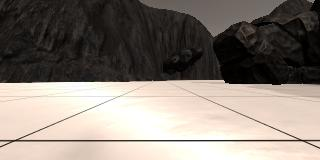
#> input picture calibration_images/example_grid1.jpg, 320 x 160 px
$ jupyter execute --allow-errors Rover_Project_Test_Notebook.ipynb   (shell and % lines are left out)   (older library calls are emulated)
#> lines starting #> are read from the running program, lines starting #| are printed output that depends on the picture; after the words box and inside, x2 and y2 are one past the last pixel; in counts of white or black regions, pixels touching at a corner belong together
## Rover Project Test Notebook
This notebook contains the functions from the lesson and provides the scaffolding you need to test out your mapping methods.  The steps you need to complete in this notebook for the project are the following:

* First just run each of the cells in the notebook, examine the code and the results of each.
* Run the simulator in "Training Mode" and record some data. Note: the simulator may crash if you try to record a large (longer than a few minutes) dataset, but you don't need a ton of data, just some example images to work with.
* Change the data directory path (2 cells below) to be the directory where you saved data
* Test out the functions provided on your data
* Write new functions (or modify existing ones) to report and map out detections of obstacles and rock samples (yellow rocks)
* Populate the `process_image()` function with the appropriate steps/functions to go from a raw image to a worldmap.
* Run the cell that calls `process_image()` using `moviepy` functions to create video output
* Once you have mapping working, move on to modifying `perception.py` and `decision.py` to allow your rover to navigate and map in autonomous mode!

**Note: If, at any point, you encounter frozen display windows or other confounding issues, you can always start again with a clean slate by going to the "Kernel" menu above and selecting "Restart & Clear Output".**

**Run the next cell to get code highlighting in the markdown cells.**

[cell 1]
#%matplotlib qt
# Choose %matplotlib qt to plot to an interactive window (note it may show up behind your browser)
# Make some of the relevant imports
import cv2 # OpenCV for perspective transform
import numpy as np
import matplotlib.image as mpimg
import matplotlib.pyplot as plt
import scipy.misc # For saving images as needed
import glob  # For reading in a list of images from a folder
import imageio
#> (the rest of this cell did not finish here and is left out)

## Quick Look at the Data
There's some example data provided in the `test_dataset` folder.  This basic dataset is enough to get you up and running but if you want to hone your methods more carefully you should record some data of your own to sample various scenarios in the simulator.

Next, read in and display a random image from the `test_dataset` folder

[cell 2]
path = '../roversim/IMG/*'
img_list = glob.glob(path)
# Grab a random image and display it
#> (the rest of this cell did not finish here and is left out)

## Calibration Data
Read in and display example grid and rock sample calibration images.  You'll use the grid for perspective transform and the rock image for creating a new color selection that identifies these samples of interest.

[cell 3]
# In the simulator you can toggle on a grid on the ground for calibration
# You can also toggle on the rock samples with the 0 (zero) key.
# Here's an example of the grid and one of the rocks
example_grid = '../calibration_images/example_grid1.jpg'
example_rock = '../calibration_images/example_rock1.jpg'
grid_img = mpimg.imread(example_grid)
#> grid_img is the input picture: shape (160, 320, 3); mean R, G, B 135.1, 126.3, 118.3
rock_img = mpimg.imread(example_rock)
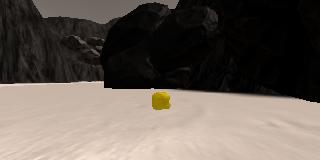
#> input picture calibration_images/example_rock1.jpg, 320 x 160 px
#> rock_img is the input picture: shape (160, 320, 3); mean R, G, B 102.3, 93, 85.2

fig = plt.figure(figsize=(12,3))
plt.subplot(121)
plt.imshow(grid_img)
plt.subplot(122)
plt.imshow(rock_img)
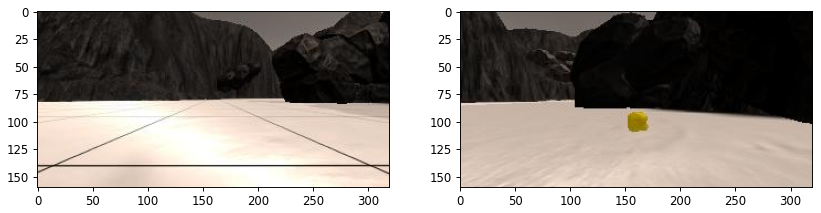
#> figure drawn by matplotlib, 2 panels

## Perspective Transform

Define the perspective transform function from the lesson and test it on an image.

[cell 4]
# Define a function to perform a perspective transform
# I've used the example grid image above to choose source points for the
# grid cell in front of the rover (each grid cell is 1 square meter in the sim)
# Define a function to perform a perspective transform
def perspect_transform(img, src, dst):

    M = cv2.getPerspectiveTransform(src, dst)
    warped = cv2.warpPerspective(img, M, (img.shape[1], img.shape[0]))# keep same size as input image
    mask = cv2.warpPerspective(np.ones_like(img[:,:,0]), M, (img.shape[1], img.shape[0]))
    return warped, mask


# Define calibration box in source (actual) and destination (desired) coordinates
# These source and destination points are defined to warp the image
# to a grid where each 10x10 pixel square represents 1 square meter
# The destination box will be 2*dst_size on each side
dst_size = 5
# Set a bottom offset to account for the fact that the bottom of the image
# is not the position of the rover but a bit in front of it
# this is just a rough guess, feel free to change it!
bottom_offset = 6
source = np.float32([[14, 140], [301 ,140],[200, 96], [118, 96]])
destination = np.float32([[grid_img.shape[1]/2 - dst_size, grid_img.shape[0] - bottom_offset],
                  [grid_img.shape[1]/2 + dst_size, grid_img.shape[0] - bottom_offset],
                  [grid_img.shape[1]/2 + dst_size, grid_img.shape[0] - 2*dst_size - bottom_offset],
                  [grid_img.shape[1]/2 - dst_size, grid_img.shape[0] - 2*dst_size - bottom_offset],
                  ])
warped, mask = perspect_transform(grid_img, source, destination)
#> in perspect_transform, `warped = cv2.warpPerspective(img, M, (img.shape[1], img.shape[0]))# ke..`:
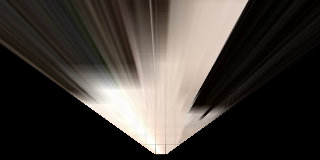
#> warped: shape (160, 320, 3); mean R, G, B 66.2, 60.8, 55.9
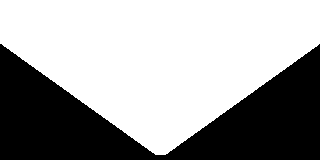
#> mask: shape (160, 320); values 0 (black) and 1 (white), 63.2% white; 1 black region, box (x1, y1, x2, y2) and area: (0, 44, 320, 160) 18862
plt.imshow(warped)
#scipy.misc.imsave('../output/warped_example.jpg', warped)

## Color Thresholding
Define the color thresholding function from the lesson and apply it to the warped image

**TODO:** Ultimately, you want your map to not just include navigable terrain but also obstacles and the positions of the rock samples you're searching for.  Modify this function or write a new function that returns the pixel locations of obstacles (areas below the threshold) and rock samples (yellow rocks in calibration images), such that you can map these areas into world coordinates as well.
**Hints and Suggestion:**
* For obstacles you can just invert your color selection that you used to detect ground pixels, i.e., if you've decided that everything above the threshold is navigable terrain, then everthing below the threshold must be an obstacle!

* For rocks, think about imposing a lower and upper boundary in your color selection to be more specific about choosing colors.  You can investigate the colors of the rocks (the RGB pixel values) in an interactive matplotlib window to get a feel for the appropriate threshold range (keep in mind you may want different ranges for each of R, G and B!).  Feel free to get creative and even bring in functions from other libraries.  Here's an example of [color selection](http://opencv-python-tutroals.readthedocs.io/en/latest/py_tutorials/py_imgproc/py_colorspaces/py_colorspaces.html) using OpenCV.

* **Beware However:** if you start manipulating images with OpenCV, keep in mind that it defaults to `BGR` instead of `RGB` color space when reading/writing images, so things can get confusing.

[cell 5]
# Identify pixels above the threshold
# Threshold of RGB > 160 does a nice job of identifying ground pixels only
def color_thresh(img, rgb_thresh=(160, 160, 160)):
    # Create an array of zeros same xy size as img, but single channel
    color_select = np.zeros_like(img[:,:,0])
    # Require that each pixel be above all three threshold values in RGB
    # above_thresh will now contain a boolean array with "True"
    # where threshold was met

    above_thresh = (img[:,:,0] > rgb_thresh[0]) \
                & (img[:,:,1] > rgb_thresh[1]) \
                & (img[:,:,2] > rgb_thresh[2])
    # Index the array of zeros with the boolean array and set to 1
    color_select[above_thresh] = 1

    return color_select


# [11 lines left out: function color_thresh_rocks, not called in this run]

threshed = color_thresh(warped)
#> in color_thresh, `above_thresh = (img[:,:,0] > rgb_thresh[0]) \ & (img[:,:,1] > rgb_thre..`:
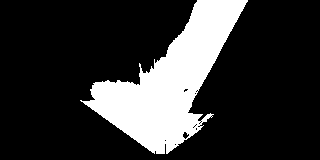
#> above_thresh: shape (160, 320) bool; 20.2% white; 1 white region, box (x1, y1, x2, y2) and area: (80, 0, 248, 154) 10338
plt.imshow(threshed, cmap='gray')
#scipy.misc.imsave('../output/warped_threshed.jpg', threshed*255)
